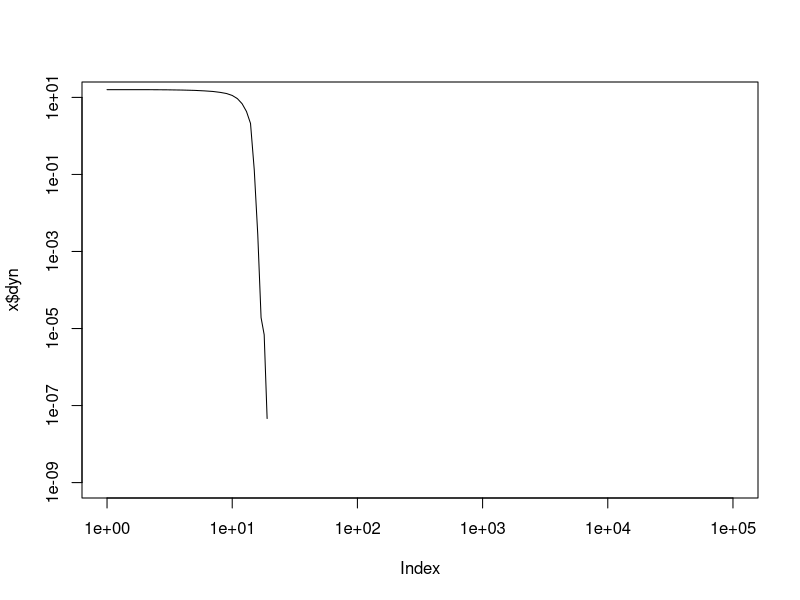

Write the R code that produced this figure.
f <- function(x) {
  return(x[1]^2 + x[2]^2)
}

mumSlashMuComaLambda <- function(f,sigma,precision,lambda,mu) {
  m <- runif(n=2,min=-5,max=5)
  fitness <- f(m)
  
  w <- log(mu + 0.5) - log(1:mu)
  w <- w / sum(w)
  
  dyn <- c(fitness)
  
  while(abs(fitness) > precision) {
    xs <- array(dim = c(lambda, 2))
    fxs <- c()
    for(i in 1:lambda) {
      xprim <- m + rnorm(n = 2,mean = 0, sd=sigma)
      fx <- f(xprim)
      xs[i,] <- xprim
      fxs <- c(fxs, fx)
    }
    
    psuccess <- sum(fxs < fitness) / lambda
    if(psuccess > 0.2)
      sigma <- sigma * exp(1/3)
    else
      sigma <- sigma / exp(1/3)^1/4
    dyn <- c(dyn,fitness)
    
    orderFxs <- order(fxs)
    
    m <- c(0,0)
    for(j in 1:mu)
      m <- m + w[j] * xs[orderFxs[j],]
    
    fitness <- f(m)
  }
  
  return (list(x=m,dyn=dyn))
}

main <- function() {
  x <- mumSlashMuComaLambda(f=f,sigma=0.01,precision=10^-9,lambda=100,mu=10)
  cat(x$x," ",f(x$x))
  
  plot(x$dyn,type="l", log = "xy", ylim = c(10^-9,10), xlim = c(1,10^5))
}

main()